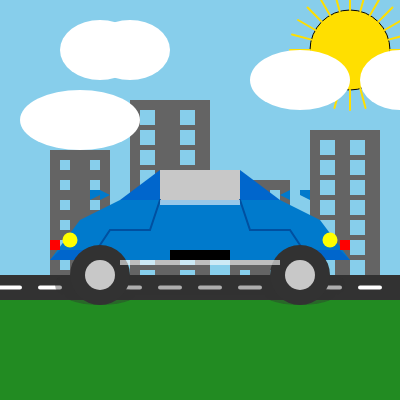
Frame 1 (no input)
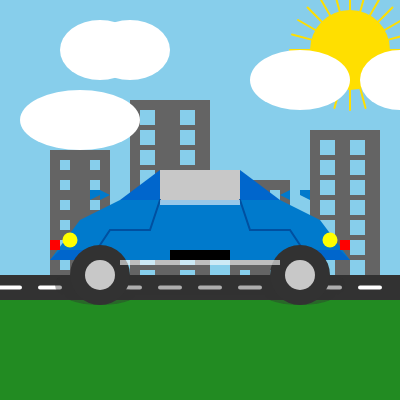
Frame 60 (no input)
Frame 120 (the mouse pressed at the canvas centre since frame 60): identical to frame 60, image omitted

The p5.js sketch that drew these frames (run headless with seeded random() and noise() and a simulated clock; from frame 60 on, the mouse is pressed at the canvas centre):

// p5.js sketch
// ── sketch.js
function setup() {
  createCanvas(400, 400);
}

function draw() {
  background(135, 206, 235); // Sky blue background

  // Sun
  fill(255, 223, 0);
  ellipse(350, 50, 80, 80);
  for (let i = 0; i < 360; i += 15) {
    let x1 = 350 + cos(radians(i)) * 40;
    let y1 = 50 + sin(radians(i)) * 40;
    let x2 = 350 + cos(radians(i)) * 60;
    let y2 = 50 + sin(radians(i)) * 60;
    stroke(255, 223, 0);
    strokeWeight(2);
    line(x1, y1, x2, y2);
  }

  // Grass
  noStroke();
  fill(34, 139, 34);
  rect(0, 300, 400, 100);

  // Modern buildings
  fill(100); // Darker color for buildings
  rect(50, 150, 60, 150);  // Building 1
  rect(130, 100, 80, 200); // Building 2
  rect(230, 180, 60, 120); // Building 3
  rect(310, 130, 70, 170); // Building 4
  
  // Building windows
  fill(135, 206, 235);
  for (let y = 160; y < 290; y += 20) {
    rect(60, y, 10, 10);
    rect(90, y, 10, 10);
  }
  for (let y = 110; y < 290; y += 20) {
    rect(140, y, 15, 15);
    rect(180, y, 15, 15);
  }
  for (let y = 190; y < 280; y += 20) {
    rect(240, y, 10, 10);
    rect(270, y, 10, 10);
  }
  for (let y = 140; y < 290; y += 20) {
    rect(320, y, 15, 15);
    rect(350, y, 15, 15);
  }

  // Road
  fill(50);
  rect(0, 275, 400, 25);

  // Road lines
  stroke(255);
  strokeWeight(4);
  for (let i = 0; i < width; i += 40) {
    line(i, 287.5, i + 20, 287.5);
  }

  // Car shadow
  noStroke();
  fill(50, 50, 50, 100);
  ellipse(100, 295, 70, 20);
  ellipse(300, 295, 70, 20);
  rect(55, 275, 290, 20, 20);

  // Modern sports car body
  fill(0, 122, 204); // Sleek metallic blue
  beginShape();
  vertex(50, 260);
  vertex(80, 220);
  vertex(120, 200);
  vertex(280, 200);
  vertex(320, 220);
  vertex(350, 260);
  endShape(CLOSE);

  // Car roof
  fill(0, 102, 204); // Darker blue for contrast
  beginShape();
  vertex(120, 200);
  vertex(160, 170);
  vertex(240, 170);
  vertex(280, 200);
  endShape(CLOSE);

  // Windows
  fill(200);
  beginShape();
  vertex(160, 200);
  vertex(160, 170);
  vertex(240, 170);
  vertex(240, 200);
  endShape(CLOSE);

  // Front bumper
  fill(0, 102, 204); // Darker blue for contrast
  beginShape();
  vertex(50, 260);
  vertex(60, 250);
  vertex(90, 250);
  vertex(100, 260);
  endShape(CLOSE);

  // Rear bumper
  fill(0, 102, 204); // Darker blue for contrast
  beginShape();
  vertex(300, 260);
  vertex(310, 250);
  vertex(340, 250);
  vertex(350, 260);
  endShape(CLOSE);

  // Door outlines
  stroke(0, 80, 160); // Darker blue for outlines
  strokeWeight(2);
  noFill();
  beginShape();
  vertex(90, 260);
  vertex(110, 230);
  vertex(150, 230);
  vertex(160, 200);
  endShape();

  beginShape();
  vertex(240, 200);
  vertex(250, 230);
  vertex(290, 230);
  vertex(310, 260);
  endShape();

  noStroke();

  // Wheels
  fill(50);
  ellipse(100, 275, 60, 60);
  ellipse(300, 275, 60, 60);

  // Rims
  fill(200);
  ellipse(100, 275, 30, 30);
  ellipse(300, 275, 30, 30);

  // Tail Lights
  fill(255, 0, 0);
  rect(50, 240, 10, 10);
  rect(340, 240, 10, 10);

  // Headlights
  fill(255, 255, 0);
  ellipse(70, 240, 15, 15);
  ellipse(330, 240, 15, 15);

  // Side mirrors
  fill(0, 122, 204); // Sleek metallic blue
  triangle(100, 190, 100, 200, 110, 195);
  triangle(290, 190, 290, 200, 280, 195);

  // Front grill
  fill(0);
  rect(170, 250, 60, 10);

  // Decals
  fill(255, 255, 255, 150);
  beginShape();
  vertex(160, 200);
  vertex(240, 200);
  vertex(240, 205);
  vertex(160, 205);
  endShape(CLOSE);

  beginShape();
  vertex(120, 260);
  vertex(280, 260);
  vertex(280, 265);
  vertex(120, 265);
  endShape(CLOSE);

  // Aerodynamic details
  fill(0, 122, 204); // Sleek metallic blue
  beginShape();
  vertex(90, 200);
  vertex(100, 195);
  vertex(100, 190);
  vertex(90, 190);
  endShape(CLOSE);

  beginShape();
  vertex(310, 200);
  vertex(300, 195);
  vertex(300, 190);
  vertex(310, 190);
  endShape(CLOSE);

  // Clouds
  noStroke();
  fill(255);
  ellipse(100, 50, 80, 60);
  ellipse(130, 50, 80, 60);
  ellipse(400, 80, 80, 60);
  ellipse(300, 80, 100, 60);
  ellipse(80, 120, 120, 60);
}
